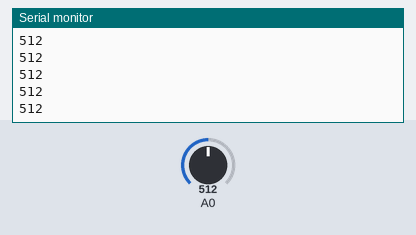
Bench run of a sketch on a simulated Arduino Uno, built with avr-gcc and run on an emulated ATmega328P. Shown: the last lines printed to the serial monitor. The inputs (shaded band) are chosen by the test bench; at power-on: A0 = 512.

Above: at 1.2 s.
1.3 s: A0 set to 716
At 1.56 s:
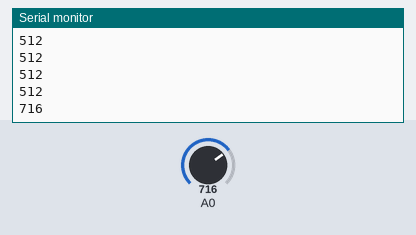
2.8 s: A0 set to 900
At 2.96 s:
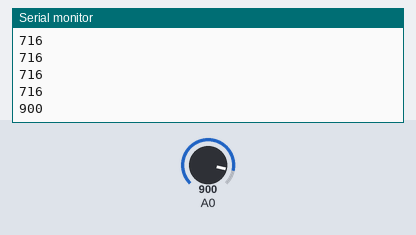
Timing chart, 0 to 5.8 s (numbered marks = the images above; inputs shaded):
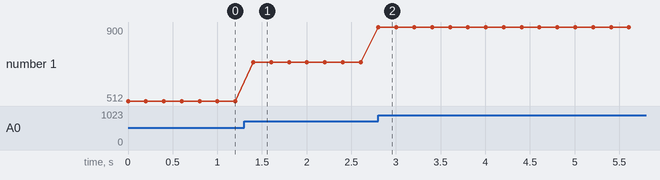

Measured:
- after the input at 1.3 s, the serial monitor: prints a new line after 0.10 s (image 1)
- after the input at 2.8 s, the serial monitor: prints a new line at once (image 2)
- plotted number 1: 512 → 716 after the input at 1.3 s, 716 → 900 after the input at 2.8 s

The sketch:

analogreadtest.ino
```cpp
int potval= analogRead(A0);
void setup(){

  Serial.begin(9600);
  pinMode(A0, 0);
}


void loop(){
  potval = analogRead(A0);
  Serial.println(potval);
  delay(200);
}
```
